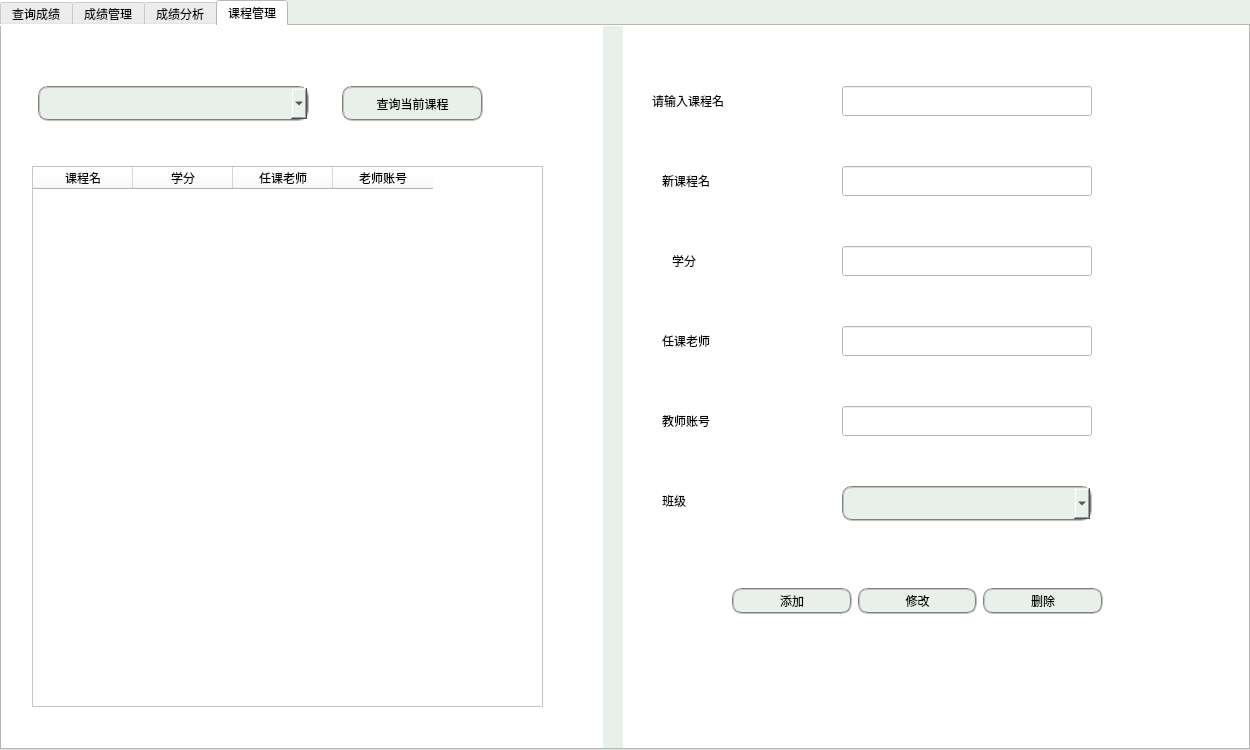
<?xml version="1.0" encoding="UTF-8"?>
<ui version="4.0">
 <class>mgrade</class>
 <widget class="QDialog" name="mgrade">
  <property name="geometry">
   <rect>
    <x>0</x>
    <y>0</y>
    <width>1250</width>
    <height>750</height>
   </rect>
  </property>
  <property name="windowTitle">
   <string>学生管理系统</string>
  </property>
  <property name="styleSheet">
   <string notr="true">background-color: rgb(231, 240, 233);</string>
  </property>
  <widget class="QTabWidget" name="tabWidget">
   <property name="geometry">
    <rect>
     <x>0</x>
     <y>0</y>
     <width>1250</width>
     <height>750</height>
    </rect>
   </property>
   <property name="styleSheet">
    <string notr="true">background-color: rgb(255, 255, 255);
font: 12pt &quot;等线&quot;;</string>
   </property>
   <property name="currentIndex">
    <number>3</number>
   </property>
   <widget class="QWidget" name="tab">
    <attribute name="title">
     <string>查询成绩</string>
    </attribute>
    <widget class="QTableWidget" name="tableWidget_gq">
     <property name="geometry">
      <rect>
       <x>90</x>
       <y>20</y>
       <width>881</width>
       <height>491</height>
      </rect>
     </property>
     <property name="styleSheet">
      <string notr="true">
font: 11pt &quot;楷体&quot;;</string>
     </property>
    </widget>
    <widget class="QComboBox" name="gqBox">
     <property name="geometry">
      <rect>
       <x>120</x>
       <y>550</y>
       <width>121</width>
       <height>35</height>
      </rect>
     </property>
     <property name="styleSheet">
      <string notr="true">border:2px groove gray;border-radius:10px;padding:2px 4px;
background-color: rgb(231, 240, 233);</string>
     </property>
     <item>
      <property name="text">
       <string>按学号</string>
      </property>
     </item>
     <item>
      <property name="text">
       <string>按姓名</string>
      </property>
     </item>
    </widget>
    <widget class="QLineEdit" name="gqEdit">
     <property name="geometry">
      <rect>
       <x>290</x>
       <y>550</y>
       <width>361</width>
       <height>30</height>
      </rect>
     </property>
     <property name="styleSheet">
      <string notr="true">font: 12pt &quot;等线&quot;;
</string>
     </property>
    </widget>
    <widget class="QPushButton" name="gqBtn">
     <property name="geometry">
      <rect>
       <x>730</x>
       <y>550</y>
       <width>101</width>
       <height>35</height>
      </rect>
     </property>
     <property name="styleSheet">
      <string notr="true">border:2px groove gray;border-radius:10px;padding:2px 4px;
background-color: rgb(231, 240, 233);</string>
     </property>
     <property name="text">
      <string>查询</string>
     </property>
    </widget>
    <widget class="QPushButton" name="outgradeBtn1">
     <property name="geometry">
      <rect>
       <x>900</x>
       <y>550</y>
       <width>131</width>
       <height>35</height>
      </rect>
     </property>
     <property name="styleSheet">
      <string notr="true">border:2px groove gray;border-radius:10px;padding:2px 4px;
background-color: rgb(231, 240, 233);</string>
     </property>
     <property name="text">
      <string>导出成绩</string>
     </property>
    </widget>
    <widget class="QComboBox" name="Box_class_5">
     <property name="geometry">
      <rect>
       <x>290</x>
       <y>630</y>
       <width>361</width>
       <height>35</height>
      </rect>
     </property>
     <property name="styleSheet">
      <string notr="true">border:2px groove gray;border-radius:10px;padding:2px 4px;
background-color: rgb(231, 240, 233);</string>
     </property>
    </widget>
    <widget class="QLabel" name="label_9">
     <property name="geometry">
      <rect>
       <x>130</x>
       <y>640</y>
       <width>91</width>
       <height>31</height>
      </rect>
     </property>
     <property name="text">
      <string>按班级</string>
     </property>
    </widget>
    <widget class="QPushButton" name="gqBtn_2">
     <property name="geometry">
      <rect>
       <x>740</x>
       <y>630</y>
       <width>93</width>
       <height>35</height>
      </rect>
     </property>
     <property name="styleSheet">
      <string notr="true">border:2px groove gray;border-radius:10px;padding:2px 4px;
background-color: rgb(231, 240, 233);</string>
     </property>
     <property name="text">
      <string>查询</string>
     </property>
    </widget>
    <widget class="QPushButton" name="outgradeBtn1_2">
     <property name="geometry">
      <rect>
       <x>900</x>
       <y>630</y>
       <width>131</width>
       <height>35</height>
      </rect>
     </property>
     <property name="styleSheet">
      <string notr="true">border:2px groove gray;border-radius:10px;padding:2px 4px;
background-color: rgb(231, 240, 233);</string>
     </property>
     <property name="text">
      <string>导出成绩</string>
     </property>
    </widget>
   </widget>
   <widget class="QWidget" name="tab_2">
    <attribute name="title">
     <string>成绩管理</string>
    </attribute>
    <widget class="QLabel" name="elabel">
     <property name="geometry">
      <rect>
       <x>40</x>
       <y>50</y>
       <width>91</width>
       <height>30</height>
      </rect>
     </property>
     <property name="font">
      <font>
       <family>等线</family>
       <pointsize>12</pointsize>
       <weight>50</weight>
       <italic>false</italic>
       <bold>false</bold>
      </font>
     </property>
     <property name="styleSheet">
      <string notr="true"/>
     </property>
     <property name="text">
      <string>学号</string>
     </property>
    </widget>
    <widget class="QLineEdit" name="gaEdit">
     <property name="geometry">
      <rect>
       <x>150</x>
       <y>50</y>
       <width>300</width>
       <height>30</height>
      </rect>
     </property>
     <property name="styleSheet">
      <string notr="true">font: 12pt &quot;等线&quot;;
</string>
     </property>
    </widget>
    <widget class="QPushButton" name="garBtn">
     <property name="geometry">
      <rect>
       <x>100</x>
       <y>460</y>
       <width>121</width>
       <height>35</height>
      </rect>
     </property>
     <property name="styleSheet">
      <string notr="true">border:2px groove gray;border-radius:10px;padding:2px 4px;
background-color: rgb(231, 240, 233);</string>
     </property>
     <property name="text">
      <string>添加/修改</string>
     </property>
    </widget>
    <widget class="QPushButton" name="gDelBtn">
     <property name="geometry">
      <rect>
       <x>330</x>
       <y>460</y>
       <width>121</width>
       <height>35</height>
      </rect>
     </property>
     <property name="styleSheet">
      <string notr="true">border:2px groove gray;border-radius:10px;padding:2px 4px;
background-color: rgb(231, 240, 233);</string>
     </property>
     <property name="text">
      <string>删除</string>
     </property>
    </widget>
    <widget class="QPushButton" name="grqBtn">
     <property name="geometry">
      <rect>
       <x>220</x>
       <y>120</y>
       <width>101</width>
       <height>35</height>
      </rect>
     </property>
     <property name="styleSheet">
      <string notr="true">border:2px groove gray;border-radius:10px;padding:2px 4px;
background-color: rgb(231, 240, 233);</string>
     </property>
     <property name="text">
      <string>查询</string>
     </property>
    </widget>
    <widget class="QComboBox" name="subBox_2">
     <property name="geometry">
      <rect>
       <x>150</x>
       <y>190</y>
       <width>300</width>
       <height>35</height>
      </rect>
     </property>
     <property name="styleSheet">
      <string notr="true">border:2px groove gray;border-radius:10px;padding:2px 4px;
background-color: rgb(231, 240, 233);</string>
     </property>
     <item>
      <property name="text">
       <string>请选择学科</string>
      </property>
     </item>
    </widget>
    <widget class="QLineEdit" name="rscoreEdit">
     <property name="geometry">
      <rect>
       <x>150</x>
       <y>330</y>
       <width>300</width>
       <height>30</height>
      </rect>
     </property>
     <property name="styleSheet">
      <string notr="true">font: 12pt &quot;等线&quot;;
</string>
     </property>
    </widget>
    <widget class="QLabel" name="label_3">
     <property name="geometry">
      <rect>
       <x>690</x>
       <y>120</y>
       <width>101</width>
       <height>30</height>
      </rect>
     </property>
     <property name="text">
      <string>输入学科名</string>
     </property>
    </widget>
    <widget class="QLineEdit" name="DelsubEdit">
     <property name="geometry">
      <rect>
       <x>820</x>
       <y>120</y>
       <width>250</width>
       <height>30</height>
      </rect>
     </property>
     <property name="styleSheet">
      <string notr="true">font: 12pt &quot;等线&quot;;
</string>
     </property>
    </widget>
    <widget class="QLabel" name="label_4">
     <property name="geometry">
      <rect>
       <x>620</x>
       <y>-20</y>
       <width>20</width>
       <height>751</height>
      </rect>
     </property>
     <property name="styleSheet">
      <string notr="true">background-color: rgb(231, 240, 233);</string>
     </property>
     <property name="text">
      <string/>
     </property>
    </widget>
    <widget class="QLabel" name="label_5">
     <property name="geometry">
      <rect>
       <x>40</x>
       <y>330</y>
       <width>72</width>
       <height>41</height>
      </rect>
     </property>
     <property name="text">
      <string>分数</string>
     </property>
    </widget>
    <widget class="QPushButton" name="DelallgBtn">
     <property name="geometry">
      <rect>
       <x>780</x>
       <y>350</y>
       <width>211</width>
       <height>35</height>
      </rect>
     </property>
     <property name="styleSheet">
      <string notr="true">border:2px groove gray;border-radius:10px;padding:2px 4px;
background-color: rgb(231, 240, 233);</string>
     </property>
     <property name="text">
      <string>删除所有学生成绩</string>
     </property>
    </widget>
    <widget class="QComboBox" name="Box_class_4">
     <property name="geometry">
      <rect>
       <x>820</x>
       <y>230</y>
       <width>250</width>
       <height>35</height>
      </rect>
     </property>
     <property name="styleSheet">
      <string notr="true">border:2px groove gray;border-radius:10px;padding:2px 4px;
background-color: rgb(231, 240, 233);</string>
     </property>
    </widget>
    <widget class="QLabel" name="label_7">
     <property name="geometry">
      <rect>
       <x>690</x>
       <y>230</y>
       <width>91</width>
       <height>30</height>
      </rect>
     </property>
     <property name="text">
      <string>班级</string>
     </property>
    </widget>
   </widget>
   <widget class="QWidget" name="tab_3">
    <attribute name="title">
     <string>成绩分析</string>
    </attribute>
    <widget class="QComboBox" name="subBox">
     <property name="geometry">
      <rect>
       <x>850</x>
       <y>190</y>
       <width>181</width>
       <height>35</height>
      </rect>
     </property>
     <property name="styleSheet">
      <string notr="true">border:2px groove gray;border-radius:10px;padding:2px 4px;
background-color: rgb(231, 240, 233);</string>
     </property>
     <item>
      <property name="text">
       <string>请选择学科</string>
      </property>
     </item>
    </widget>
    <widget class="QLabel" name="label_15">
     <property name="geometry">
      <rect>
       <x>920</x>
       <y>490</y>
       <width>72</width>
       <height>31</height>
      </rect>
     </property>
     <property name="text">
      <string>分数段</string>
     </property>
    </widget>
    <widget class="QLineEdit" name="lineEdit_low">
     <property name="geometry">
      <rect>
       <x>770</x>
       <y>550</y>
       <width>113</width>
       <height>30</height>
      </rect>
     </property>
     <property name="styleSheet">
      <string notr="true">font: 12pt &quot;等线&quot;;

border:1px groove gray;border-radius:10px;padding:2px 4px;</string>
     </property>
    </widget>
    <widget class="QLineEdit" name="lineEdit_high">
     <property name="geometry">
      <rect>
       <x>1020</x>
       <y>550</y>
       <width>113</width>
       <height>30</height>
      </rect>
     </property>
     <property name="styleSheet">
      <string notr="true">font: 12pt &quot;等线&quot;;
border:1px groove gray;border-radius:10px;padding:2px 4px;</string>
     </property>
    </widget>
    <widget class="QLabel" name="label_16">
     <property name="geometry">
      <rect>
       <x>930</x>
       <y>560</y>
       <width>51</width>
       <height>16</height>
      </rect>
     </property>
     <property name="text">
      <string>——</string>
     </property>
    </widget>
    <widget class="QPushButton" name="sortBtn">
     <property name="geometry">
      <rect>
       <x>850</x>
       <y>270</y>
       <width>181</width>
       <height>35</height>
      </rect>
     </property>
     <property name="styleSheet">
      <string notr="true">border:2px groove gray;border-radius:10px;padding:2px 4px;
background-color: rgb(231, 240, 233);</string>
     </property>
     <property name="text">
      <string>排名情况</string>
     </property>
    </widget>
    <widget class="QPushButton" name="hlBtn">
     <property name="geometry">
      <rect>
       <x>910</x>
       <y>620</y>
       <width>93</width>
       <height>35</height>
      </rect>
     </property>
     <property name="styleSheet">
      <string notr="true">border:2px groove gray;border-radius:10px;padding:2px 4px;
background-color: rgb(231, 240, 233);</string>
     </property>
     <property name="text">
      <string>查询</string>
     </property>
    </widget>
    <widget class="QPushButton" name="anBtn">
     <property name="geometry">
      <rect>
       <x>850</x>
       <y>350</y>
       <width>181</width>
       <height>35</height>
      </rect>
     </property>
     <property name="styleSheet">
      <string notr="true">border:2px groove gray;border-radius:10px;padding:2px 4px;
background-color: rgb(231, 240, 233);</string>
     </property>
     <property name="text">
      <string>综合分析</string>
     </property>
    </widget>
    <widget class="QTableWidget" name="tableWidget_sort">
     <property name="geometry">
      <rect>
       <x>30</x>
       <y>20</y>
       <width>711</width>
       <height>671</height>
      </rect>
     </property>
     <property name="styleSheet">
      <string notr="true">font: 11pt &quot;楷体&quot;;</string>
     </property>
    </widget>
    <widget class="QPushButton" name="outgradeBtn">
     <property name="geometry">
      <rect>
       <x>850</x>
       <y>430</y>
       <width>191</width>
       <height>35</height>
      </rect>
     </property>
     <property name="styleSheet">
      <string notr="true">border:2px groove gray;border-radius:10px;padding:2px 4px;
background-color: rgb(231, 240, 233);</string>
     </property>
     <property name="text">
      <string>导出成绩</string>
     </property>
    </widget>
    <widget class="QLabel" name="label_2">
     <property name="geometry">
      <rect>
       <x>750</x>
       <y>60</y>
       <width>121</width>
       <height>31</height>
      </rect>
     </property>
     <property name="text">
      <string>请选择班级</string>
     </property>
    </widget>
    <widget class="QComboBox" name="Box_class">
     <property name="geometry">
      <rect>
       <x>896</x>
       <y>60</y>
       <width>201</width>
       <height>35</height>
      </rect>
     </property>
     <property name="styleSheet">
      <string notr="true">border:2px groove gray;border-radius:10px;padding:2px 4px;

background-color: rgb(231, 240, 233);</string>
     </property>
    </widget>
    <widget class="QPushButton" name="Button_class_ok">
     <property name="geometry">
      <rect>
       <x>1120</x>
       <y>60</y>
       <width>93</width>
       <height>35</height>
      </rect>
     </property>
     <property name="styleSheet">
      <string notr="true">border:2px groove gray;border-radius:10px;padding:2px 4px;
background-color: rgb(231, 240, 233);</string>
     </property>
     <property name="text">
      <string>确定</string>
     </property>
    </widget>
   </widget>
   <widget class="QWidget" name="tab_6">
    <attribute name="title">
     <string>课程管理</string>
    </attribute>
    <widget class="QPushButton" name="qBtn_sub">
     <property name="geometry">
      <rect>
       <x>340</x>
       <y>60</y>
       <width>141</width>
       <height>35</height>
      </rect>
     </property>
     <property name="styleSheet">
      <string notr="true">border:2px groove gray;border-radius:10px;padding:2px 4px;
background-color: rgb(231, 240, 233);</string>
     </property>
     <property name="text">
      <string>查询当前课程</string>
     </property>
    </widget>
    <widget class="QLabel" name="label_17">
     <property name="geometry">
      <rect>
       <x>650</x>
       <y>60</y>
       <width>121</width>
       <height>30</height>
      </rect>
     </property>
     <property name="text">
      <string>请输入课程名</string>
     </property>
    </widget>
    <widget class="QLineEdit" name="qEdit_sub">
     <property name="geometry">
      <rect>
       <x>840</x>
       <y>60</y>
       <width>250</width>
       <height>30</height>
      </rect>
     </property>
     <property name="styleSheet">
      <string notr="true">font: 12pt &quot;等线&quot;;
</string>
     </property>
    </widget>
    <widget class="QLabel" name="label_18">
     <property name="geometry">
      <rect>
       <x>660</x>
       <y>140</y>
       <width>80</width>
       <height>30</height>
      </rect>
     </property>
     <property name="text">
      <string>新课程名</string>
     </property>
    </widget>
    <widget class="QLineEdit" name="qEdit_sub_1">
     <property name="geometry">
      <rect>
       <x>840</x>
       <y>140</y>
       <width>250</width>
       <height>30</height>
      </rect>
     </property>
     <property name="styleSheet">
      <string notr="true">font: 12pt &quot;等线&quot;;
</string>
     </property>
    </widget>
    <widget class="QTableWidget" name="tableWidget_sub_1">
     <property name="geometry">
      <rect>
       <x>30</x>
       <y>140</y>
       <width>511</width>
       <height>541</height>
      </rect>
     </property>
     <property name="styleSheet">
      <string notr="true">
font: 11pt &quot;楷体&quot;;</string>
     </property>
     <column>
      <property name="text">
       <string>课程名</string>
      </property>
     </column>
     <column>
      <property name="text">
       <string>学分</string>
      </property>
     </column>
     <column>
      <property name="text">
       <string>任课老师</string>
      </property>
     </column>
     <column>
      <property name="text">
       <string>老师账号</string>
      </property>
     </column>
    </widget>
    <widget class="QLineEdit" name="qEdit_sub_2">
     <property name="geometry">
      <rect>
       <x>840</x>
       <y>220</y>
       <width>250</width>
       <height>30</height>
      </rect>
     </property>
     <property name="styleSheet">
      <string notr="true">font: 12pt &quot;等线&quot;;
</string>
     </property>
    </widget>
    <widget class="QLineEdit" name="qEdit_sub_4">
     <property name="geometry">
      <rect>
       <x>840</x>
       <y>300</y>
       <width>250</width>
       <height>30</height>
      </rect>
     </property>
     <property name="styleSheet">
      <string notr="true">font: 12pt &quot;等线&quot;;
</string>
     </property>
    </widget>
    <widget class="QLineEdit" name="qEdit_sub_5">
     <property name="geometry">
      <rect>
       <x>840</x>
       <y>380</y>
       <width>250</width>
       <height>30</height>
      </rect>
     </property>
     <property name="styleSheet">
      <string notr="true">font: 12pt &quot;等线&quot;;
</string>
     </property>
    </widget>
    <widget class="QLabel" name="label_19">
     <property name="geometry">
      <rect>
       <x>670</x>
       <y>220</y>
       <width>80</width>
       <height>30</height>
      </rect>
     </property>
     <property name="text">
      <string>学分</string>
     </property>
    </widget>
    <widget class="QLabel" name="label_21">
     <property name="geometry">
      <rect>
       <x>660</x>
       <y>300</y>
       <width>80</width>
       <height>30</height>
      </rect>
     </property>
     <property name="text">
      <string>任课老师</string>
     </property>
    </widget>
    <widget class="QLabel" name="label">
     <property name="geometry">
      <rect>
       <x>660</x>
       <y>380</y>
       <width>80</width>
       <height>30</height>
      </rect>
     </property>
     <property name="text">
      <string>教师账号</string>
     </property>
    </widget>
    <widget class="QLabel" name="label_6">
     <property name="geometry">
      <rect>
       <x>660</x>
       <y>460</y>
       <width>80</width>
       <height>30</height>
      </rect>
     </property>
     <property name="text">
      <string>班级</string>
     </property>
    </widget>
    <widget class="QComboBox" name="Box_class_2">
     <property name="geometry">
      <rect>
       <x>36</x>
       <y>60</y>
       <width>271</width>
       <height>35</height>
      </rect>
     </property>
     <property name="styleSheet">
      <string notr="true">border:2px groove gray;border-radius:10px;padding:2px 4px;
background-color: rgb(231, 240, 233);</string>
     </property>
    </widget>
    <widget class="QComboBox" name="Box_class_3">
     <property name="geometry">
      <rect>
       <x>840</x>
       <y>460</y>
       <width>250</width>
       <height>35</height>
      </rect>
     </property>
     <property name="styleSheet">
      <string notr="true">border:2px groove gray;border-radius:10px;padding:2px 4px;
background-color: rgb(231, 240, 233);</string>
     </property>
    </widget>
    <widget class="QLabel" name="label_8">
     <property name="geometry">
      <rect>
       <x>601</x>
       <y>-10</y>
       <width>20</width>
       <height>771</height>
      </rect>
     </property>
     <property name="styleSheet">
      <string notr="true">background-color: rgb(231, 240, 233);</string>
     </property>
     <property name="text">
      <string/>
     </property>
    </widget>
    <widget class="QWidget" name="horizontalLayoutWidget">
     <property name="geometry">
      <rect>
       <x>730</x>
       <y>520</y>
       <width>371</width>
       <height>111</height>
      </rect>
     </property>
     <layout class="QHBoxLayout" name="horizontalLayout">
      <item>
       <widget class="QPushButton" name="add_Btn_sub">
        <property name="styleSheet">
         <string notr="true">border:2px groove gray;border-radius:10px;padding:2px 4px;
background-color: rgb(231, 240, 233);</string>
        </property>
        <property name="text">
         <string>添加</string>
        </property>
       </widget>
      </item>
      <item>
       <widget class="QPushButton" name="revise_Btn_sub">
        <property name="styleSheet">
         <string notr="true">border:2px groove gray;border-radius:10px;padding:2px 4px;
background-color: rgb(231, 240, 233);</string>
        </property>
        <property name="text">
         <string>修改</string>
        </property>
       </widget>
      </item>
      <item>
       <widget class="QPushButton" name="Del_Btn_sub">
        <property name="styleSheet">
         <string notr="true">border:2px groove gray;border-radius:10px;padding:2px 4px;
background-color: rgb(231, 240, 233);</string>
        </property>
        <property name="text">
         <string>删除</string>
        </property>
       </widget>
      </item>
     </layout>
    </widget>
   </widget>
  </widget>
 </widget>
 <resources/>
 <connections/>
</ui>
